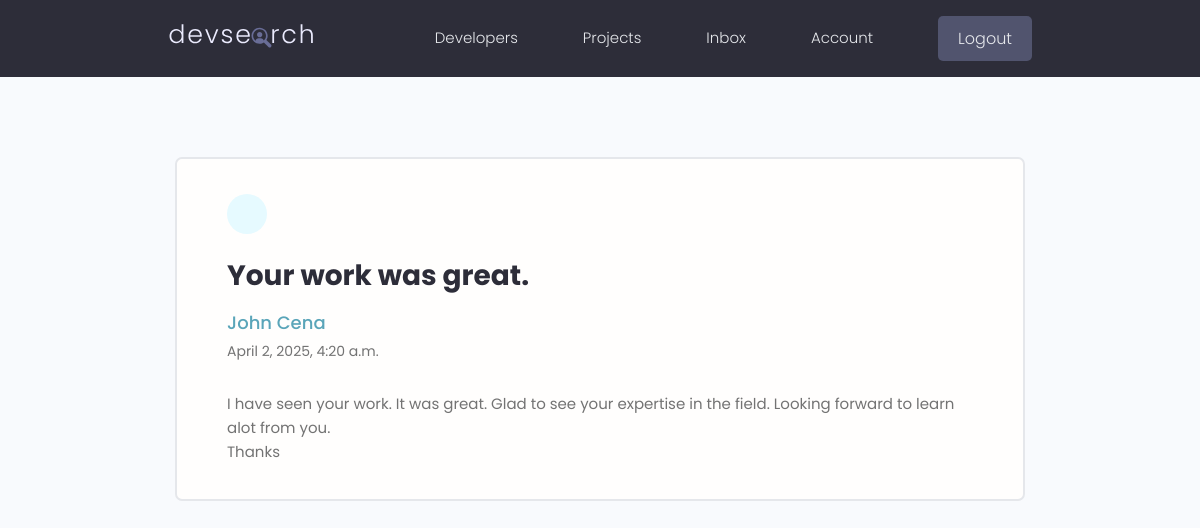
Screenshot of /message/62a087fb-bd1a-40bb-bd31-0a3ef85d4bdb/ (signed in) with the database file from the repository.
### users/models.py (models this page shows, shortened)
class Message(models.Model):
    sender = models.ForeignKey(Profile, on_delete=models.SET_NULL,null=True, blank=True)
    recipient = models.ForeignKey(Profile, on_delete=models.SET_NULL, null=True,blank=True, related_name="messages")
    name = models.CharField(max_length=200, null=True, blank=True)
    email = models.EmailField(max_length=200, null=True, blank=True)
    subject = models.CharField(max_length=200, null=True, blank=True)
    body = models.TextField()
    is_read = models.BooleanField(default=False, null=True) #IF THE MESSAGE IS JUST SENT, ITS GONNA BE BY DEFAULT FALSE.
    created = models.DateTimeField(auto_now_add=True)
    id = models.UUIDField(default=uuid.uuid4, unique=True,
                           primary_key=True, editable=False)
    class Meta:
        ordering = ['is_read', '-created']

### users/views.py (the view)
# urls.py: path('message/<str:pk>/', views.viewMessage, name="message"),
@login_required(login_url='login')
def viewMessage(request, pk):
    profile = request.user.profile #1ST GET THE LOGGED IN USER.
    message = profile.messages.get(id=pk)
    if message.is_read == False:
        message.is_read = True
        message.save()
    context = {'message':message}
    return render(request, 'users/message.html', context)

### users/templates/users/message.html (shortened to what this page needs)
{% extends 'main.html' %}
{% load static %}
{% block content1 %}
  <main class="messagePage my-xl">
    <div class="content-box">
      <div class="message">
        <a class="backButton" href="{% url 'inbox' %}"></a>
        <h2 class="message__subject">{{message.subject}}</h4>
          <a href="#" class="message__author">{{message.name}}</a>
          <p class="message__date">{{message.created}}</p>
          <div class="message__body">
            {{message.body|linebreaksbr}}
          </div>
      </div>
    </div>
  </main>
{% endblock content1 %}

### static/styles/app.css (style rules this page uses)
:root { --color-sub: #2d2d39; }
.content-box { width: 95%; max-width: 85rem; margin: 0 auto; }
.message { padding: 2.5rem 0; }
.message > a { display: flex; gap: 1rem; }
.message__author, .message__date { flex-basis: 25%; }
.message__subject { flex-basis: 50%; }
.message__date { text-align: right; }
.messagePage .message { list-style: none; background: var(--color-white); padding: 3.5rem 5rem; border: 2px solid var(--color-light); border-radius: 0.7rem; }
.messagePage .message__subject { font-size: 2.8rem; color: var(--color-sub); margin-bottom: 1rem; margin-top: 2rem; }
.messagePage .message__author { font-size: 1.8rem; font-weight: 500; }
.messagePage .message__date { font-size: 1.4rem; font-weight: 400; text-align: left; margin-bottom: 3rem; }
.backButton { background: var(--color-main-light); color: var(--color-main); width: 4rem; height: 4rem; display: flex; align-items: center; justify-content: center; border-radius: 50%; }

### static/uikit/styles/modules/_variables.css (style rules this page uses)
:root { --color-main: #5aa5b9; --color-main-light: #e6faff; --color-sub: #3f4156; --color-sub-light: #51546e; --color-sub-lighter: #ededfd; --color-text: #737373; --color-gray: #8b8b8b; --color-light: #e5e7eb; --color-light-gray: #767676; --color-bg: #f8fafd; --color-white: #fffefd; --color-white-light: #f3f3f3; --color-success: #359e64; --color-success-bg: #def8e8; --color-error: #fc4b0b; --color-error-bg: #fff2ee; --font-base: 'Poppins', arial, helvetica, 'Segoe UI', roboto, ubuntu, sans-serif; --font-monospace: 'Fira Code', 'Courier New', courier, monospace; --font-regular: 300; --font-medium: 500; --font-bold: 700; --generic-shadow: 1px 1px 5px #00000010; --generic-transition: all 0.3s ease-in-out; }

### static/uikit/styles/modules/_base.css (style rules this page uses)
* { margin: 0; padding: 0; box-sizing: border-box; text-rendering: optimizeLegibility; color: inherit; font-size: inherit; }
html { font-size: 50%; }
@media only screen and (min-width: 480px) { html { font-size: 56.25%; } }
@media only screen and (min-width: 1200px) { html { font-size: 62.5%; } }
body { line-height: 1.6; font-weight: 400; font-size: 1.5rem; color: var(--color-text); background-color: var(--color-bg); min-height: 100vh; }

### static/uikit/styles/modules/_typography.css (style rules this page uses)
* { font-family: var(--font-base); }
h2 { font-size: 3.6rem; font-weight: var(--font-bold); }
p, span, strong { font-size: 1.6rem; color: var(--color-text); font-weight: var(--font-regular); }
a { padding-bottom: 2px; text-decoration: none; display: inline-block; color: var(--color-main); font-weight: var(--font-medium); }

### static/uikit/styles/modules/_utilities.css (style rules this page uses)
.my-xl { margin: 8rem auto; }

### rows the page displays
Message: subject "Your work was great.", name "John Cena", created "April 2, 2025, 4:20 a.m.", body "I have seen your work. It was great. Glad to see your expertise in the field. Looking forward to learn alot from you. Thanks"
